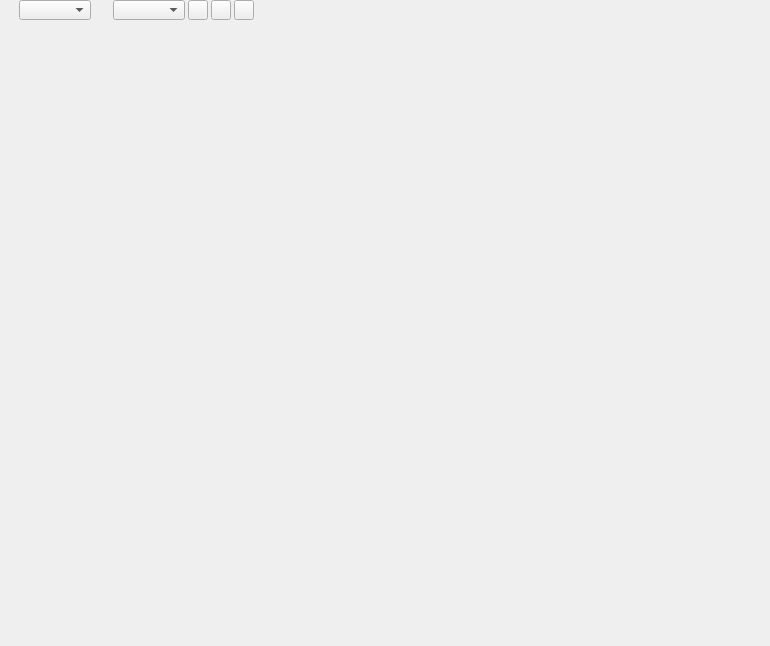
<?xml version="1.0" encoding="UTF-8"?>
<ui version="4.0">
 <class>GameScene</class>
 <widget class="QWidget" name="GameScene">
  <property name="geometry">
   <rect>
    <x>0</x>
    <y>0</y>
    <width>770</width>
    <height>646</height>
   </rect>
  </property>
  <property name="windowTitle">
   <string>GameScene</string>
  </property>
  <layout class="QVBoxLayout" name="verticalLayout">
   <property name="spacing">
    <number>0</number>
   </property>
   <property name="leftMargin">
    <number>0</number>
   </property>
   <property name="topMargin">
    <number>0</number>
   </property>
   <property name="rightMargin">
    <number>0</number>
   </property>
   <property name="bottomMargin">
    <number>0</number>
   </property>
   <item>
    <widget class="QWidget" name="title_bar" native="true">
     <property name="sizePolicy">
      <sizepolicy hsizetype="Preferred" vsizetype="Fixed">
       <horstretch>0</horstretch>
       <verstretch>0</verstretch>
      </sizepolicy>
     </property>
     <property name="minimumSize">
      <size>
       <width>0</width>
       <height>20</height>
      </size>
     </property>
     <property name="maximumSize">
      <size>
       <width>16777215</width>
       <height>20</height>
      </size>
     </property>
     <layout class="QHBoxLayout" name="horizontalLayout">
      <property name="spacing">
       <number>3</number>
      </property>
      <property name="leftMargin">
       <number>0</number>
      </property>
      <property name="topMargin">
       <number>0</number>
      </property>
      <property name="rightMargin">
       <number>0</number>
      </property>
      <property name="bottomMargin">
       <number>0</number>
      </property>
      <item>
       <widget class="QLabel" name="camera_icon">
        <property name="sizePolicy">
         <sizepolicy hsizetype="Fixed" vsizetype="Fixed">
          <horstretch>0</horstretch>
          <verstretch>0</verstretch>
         </sizepolicy>
        </property>
        <property name="minimumSize">
         <size>
          <width>16</width>
          <height>16</height>
         </size>
        </property>
        <property name="maximumSize">
         <size>
          <width>16</width>
          <height>16</height>
         </size>
        </property>
        <property name="text">
         <string/>
        </property>
        <property name="scaledContents">
         <bool>true</bool>
        </property>
       </widget>
      </item>
      <item>
       <widget class="QComboBox" name="camera"/>
      </item>
      <item>
       <widget class="QLabel" name="ratio_icon">
        <property name="sizePolicy">
         <sizepolicy hsizetype="Fixed" vsizetype="Fixed">
          <horstretch>0</horstretch>
          <verstretch>0</verstretch>
         </sizepolicy>
        </property>
        <property name="minimumSize">
         <size>
          <width>16</width>
          <height>16</height>
         </size>
        </property>
        <property name="maximumSize">
         <size>
          <width>16</width>
          <height>16</height>
         </size>
        </property>
        <property name="text">
         <string/>
        </property>
        <property name="scaledContents">
         <bool>true</bool>
        </property>
       </widget>
      </item>
      <item>
       <widget class="QComboBox" name="ratio"/>
      </item>
      <item>
       <widget class="QToolButton" name="audio">
        <property name="minimumSize">
         <size>
          <width>20</width>
          <height>20</height>
         </size>
        </property>
        <property name="maximumSize">
         <size>
          <width>20</width>
          <height>20</height>
         </size>
        </property>
        <property name="text">
         <string/>
        </property>
        <property name="checkable">
         <bool>true</bool>
        </property>
       </widget>
      </item>
      <item>
       <widget class="QToolButton" name="fps">
        <property name="minimumSize">
         <size>
          <width>20</width>
          <height>20</height>
         </size>
        </property>
        <property name="maximumSize">
         <size>
          <width>20</width>
          <height>20</height>
         </size>
        </property>
        <property name="text">
         <string/>
        </property>
        <property name="checkable">
         <bool>true</bool>
        </property>
       </widget>
      </item>
      <item>
       <widget class="QToolButton" name="tools">
        <property name="minimumSize">
         <size>
          <width>20</width>
          <height>20</height>
         </size>
        </property>
        <property name="maximumSize">
         <size>
          <width>20</width>
          <height>20</height>
         </size>
        </property>
        <property name="text">
         <string/>
        </property>
       </widget>
      </item>
      <item>
       <spacer name="horizontalSpacer">
        <property name="orientation">
         <enum>Qt::Horizontal</enum>
        </property>
        <property name="sizeHint" stdset="0">
         <size>
          <width>40</width>
          <height>20</height>
         </size>
        </property>
       </spacer>
      </item>
     </layout>
    </widget>
   </item>
   <item>
    <widget class="XS::RenderWidget" name="display" native="true"/>
   </item>
  </layout>
 </widget>
 <customwidgets>
  <customwidget>
   <class>XS::RenderWidget</class>
   <extends>QWidget</extends>
   <header>Widgets/RenderWidget.h</header>
   <container>1</container>
  </customwidget>
 </customwidgets>
 <resources/>
 <connections/>
</ui>
